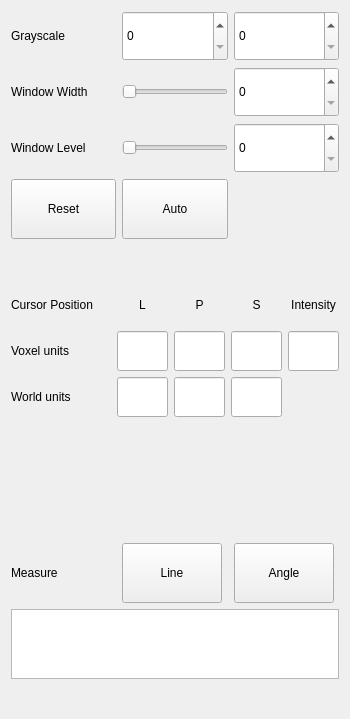
          <widget class="QWidget" name="fileViewPage">
           <property name="geometry">
            <rect>
             <x>0</x>
             <y>0</y>
             <width>350</width>
             <height>719</height>
            </rect>
           </property>
           <property name="sizePolicy">
            <sizepolicy hsizetype="Expanding" vsizetype="Expanding">
             <horstretch>2</horstretch>
             <verstretch>2</verstretch>
            </sizepolicy>
           </property>
           <attribute name="label">
            <string>View</string>
           </attribute>
           <layout class="QGridLayout" name="gridLayout_16">
            <item row="2" column="0">
             <spacer name="verticalSpacer_15">
              <property name="orientation">
               <enum>Qt::Vertical</enum>
              </property>
              <property name="sizeType">
               <enum>QSizePolicy::Fixed</enum>
              </property>
              <property name="sizeHint" stdset="0">
               <size>
                <width>20</width>
                <height>80</height>
               </size>
              </property>
             </spacer>
            </item>
            <item row="5" column="0">
             <spacer name="verticalSpacer_16">
              <property name="orientation">
               <enum>Qt::Vertical</enum>
              </property>
              <property name="sizeType">
               <enum>QSizePolicy::Expanding</enum>
              </property>
              <property name="sizeHint" stdset="0">
               <size>
                <width>20</width>
                <height>80</height>
               </size>
              </property>
             </spacer>
            </item>
            <item row="3" column="0">
             <layout class="QHBoxLayout" name="horizontalLayout_4">
              <item>
               <widget class="QLabel" name="label">
                <property name="sizePolicy">
                 <sizepolicy hsizetype="Preferred" vsizetype="Preferred">
                  <horstretch>1</horstretch>
                  <verstretch>1</verstretch>
                 </sizepolicy>
                </property>
                <property name="minimumSize">
                 <size>
                  <width>100</width>
                  <height>60</height>
                 </size>
                </property>
                <property name="text">
                 <string>Measure</string>
                </property>
                <property name="alignment">
                 <set>Qt::AlignLeading|Qt::AlignLeft|Qt::AlignVCenter</set>
                </property>
               </widget>
              </item>
              <item>
               <spacer name="horizontalSpacer_16">
                <property name="orientation">
                 <enum>Qt::Horizontal</enum>
                </property>
                <property name="sizeHint" stdset="0">
                 <size>
                  <width>40</width>
                  <height>20</height>
                 </size>
                </property>
               </spacer>
              </item>
              <item>
               <widget class="QPushButton" name="MeasureLineBtn">
                <property name="sizePolicy">
                 <sizepolicy hsizetype="Preferred" vsizetype="Preferred">
                  <horstretch>1</horstretch>
                  <verstretch>1</verstretch>
                 </sizepolicy>
                </property>
                <property name="minimumSize">
                 <size>
                  <width>100</width>
                  <height>60</height>
                 </size>
                </property>
                <property name="text">
                 <string>Line</string>
                </property>
               </widget>
              </item>
              <item>
               <spacer name="horizontalSpacer_15">
                <property name="orientation">
                 <enum>Qt::Horizontal</enum>
                </property>
                <property name="sizeHint" stdset="0">
                 <size>
                  <width>40</width>
                  <height>20</height>
                 </size>
                </property>
               </spacer>
              </item>
              <item>
               <widget class="QPushButton" name="MeasureAngleBtn">
                <property name="sizePolicy">
                 <sizepolicy hsizetype="Preferred" vsizetype="Preferred">
                  <horstretch>1</horstretch>
                  <verstretch>1</verstretch>
                 </sizepolicy>
                </property>
                <property name="minimumSize">
                 <size>
                  <width>100</width>
                  <height>60</height>
                 </size>
                </property>
                <property name="text">
                 <string>Angle</string>
                </property>
               </widget>
              </item>
              <item>
               <spacer name="horizontalSpacer_14">
                <property name="orientation">
                 <enum>Qt::Horizontal</enum>
                </property>
                <property name="sizeHint" stdset="0">
                 <size>
                  <width>40</width>
                  <height>20</height>
                 </size>
                </property>
               </spacer>
              </item>
             </layout>
            </item>
            <item row="1" column="0">
             <layout class="QGridLayout" name="gridLayout_3">
              <item row="2" column="0">
               <widget class="QLabel" name="CurSorPosLabel">
                <property name="sizePolicy">
                 <sizepolicy hsizetype="Preferred" vsizetype="Preferred">
                  <horstretch>0</horstretch>
                  <verstretch>1</verstretch>
                 </sizepolicy>
                </property>
                <property name="minimumSize">
                 <size>
                  <width>100</width>
                  <height>40</height>
                 </size>
                </property>
                <property name="text">
                 <string>Voxel units</string>
                </property>
               </widget>
              </item>
              <item row="1" column="0">
               <widget class="QLabel" name="CurSorPosLabel_2">
                <property name="sizePolicy">
                 <sizepolicy hsizetype="Preferred" vsizetype="Preferred">
                  <horstretch>0</horstretch>
                  <verstretch>1</verstretch>
                 </sizepolicy>
                </property>
                <property name="minimumSize">
                 <size>
                  <width>100</width>
                  <height>40</height>
                 </size>
                </property>
                <property name="text">
                 <string>Cursor Position</string>
                </property>
               </widget>
              </item>
              <item row="3" column="1">
               <widget class="QLineEdit" name="WorldPosL">
                <property name="sizePolicy">
                 <sizepolicy hsizetype="Preferred" vsizetype="Preferred">
                  <horstretch>0</horstretch>
                  <verstretch>1</verstretch>
                 </sizepolicy>
                </property>
                <property name="minimumSize">
                 <size>
                  <width>0</width>
                  <height>40</height>
                 </size>
                </property>
               </widget>
              </item>
              <item row="2" column="2">
               <widget class="QLineEdit" name="VoxelPosP">
                <property name="sizePolicy">
                 <sizepolicy hsizetype="Preferred" vsizetype="Preferred">
                  <horstretch>0</horstretch>
                  <verstretch>1</verstretch>
                 </sizepolicy>
                </property>
                <property name="minimumSize">
                 <size>
                  <width>0</width>
                  <height>40</height>
                 </size>
                </property>
               </widget>
              </item>
              <item row="1" column="4">
               <widget class="QLabel" name="CursorIntensityLabel">
                <property name="sizePolicy">
                 <sizepolicy hsizetype="Preferred" vsizetype="Preferred">
                  <horstretch>0</horstretch>
                  <verstretch>1</verstretch>
                 </sizepolicy>
                </property>
                <property name="minimumSize">
                 <size>
                  <width>0</width>
                  <height>40</height>
                 </size>
                </property>
                <property name="text">
                 <string>Intensity</string>
                </property>
                <property name="alignment">
                 <set>Qt::AlignCenter</set>
                </property>
               </widget>
              </item>
              <item row="4" column="3">
               <spacer name="verticalSpacer_17">
                <property name="orientation">
                 <enum>Qt::Vertical</enum>
                </property>
                <property name="sizeType">
                 <enum>QSizePolicy::Fixed</enum>
                </property>
                <property name="sizeHint" stdset="0">
                 <size>
                  <width>20</width>
                  <height>40</height>
                 </size>
                </property>
               </spacer>
              </item>
              <item row="2" column="3">
               <widget class="QLineEdit" name="VoxelPosS">
                <property name="sizePolicy">
                 <sizepolicy hsizetype="Preferred" vsizetype="Preferred">
                  <horstretch>0</horstretch>
                  <verstretch>1</verstretch>
                 </sizepolicy>
                </property>
                <property name="minimumSize">
                 <size>
                  <width>0</width>
                  <height>40</height>
                 </size>
                </property>
               </widget>
              </item>
              <item row="3" column="0">
               <widget class="QLabel" name="CurSorPosLabel_3">
                <property name="sizePolicy">
                 <sizepolicy hsizetype="Preferred" vsizetype="Preferred">
                  <horstretch>0</horstretch>
                  <verstretch>1</verstretch>
                 </sizepolicy>
                </property>
                <property name="minimumSize">
                 <size>
                  <width>100</width>
                  <height>40</height>
                 </size>
                </property>
                <property name="text">
                 <string>World units</string>
                </property>
               </widget>
              </item>
              <item row="4" column="0">
               <spacer name="verticalSpacer_20">
                <property name="orientation">
                 <enum>Qt::Vertical</enum>
                </property>
                <property name="sizeHint" stdset="0">
                 <size>
                  <width>20</width>
                  <height>40</height>
                 </size>
                </property>
               </spacer>
              </item>
              <item row="3" column="2">
               <widget class="QLineEdit" name="WorldPosP">
                <property name="sizePolicy">
                 <sizepolicy hsizetype="Preferred" vsizetype="Preferred">
                  <horstretch>0</horstretch>
                  <verstretch>1</verstretch>
                 </sizepolicy>
                </property>
                <property name="minimumSize">
                 <size>
                  <width>0</width>
                  <height>40</height>
                 </size>
                </property>
               </widget>
              </item>
              <item row="3" column="3">
               <widget class="QLineEdit" name="WorldPosS">
                <property name="sizePolicy">
                 <sizepolicy hsizetype="Preferred" vsizetype="Preferred">
                  <horstretch>0</horstretch>
                  <verstretch>1</verstretch>
                 </sizepolicy>
                </property>
                <property name="minimumSize">
                 <size>
                  <width>0</width>
                  <height>40</height>
                 </size>
                </property>
               </widget>
              </item>
              <item row="4" column="4">
               <spacer name="verticalSpacer_21">
                <property name="orientation">
                 <enum>Qt::Vertical</enum>
                </property>
                <property name="sizeHint" stdset="0">
                 <size>
                  <width>20</width>
                  <height>40</height>
                 </size>
                </property>
               </spacer>
              </item>
              <item row="4" column="1">
               <spacer name="verticalSpacer_19">
                <property name="orientation">
                 <enum>Qt::Vertical</enum>
                </property>
                <property name="sizeHint" stdset="0">
                 <size>
                  <width>20</width>
                  <height>40</height>
                 </size>
                </property>
               </spacer>
              </item>
              <item row="1" column="1">
               <widget class="QLabel" name="L">
                <property name="sizePolicy">
                 <sizepolicy hsizetype="Preferred" vsizetype="Preferred">
                  <horstretch>0</horstretch>
                  <verstretch>1</verstretch>
                 </sizepolicy>
                </property>
                <property name="minimumSize">
                 <size>
                  <width>0</width>
                  <height>40</height>
                 </size>
                </property>
                <property name="text">
                 <string>L</string>
                </property>
                <property name="alignment">
                 <set>Qt::AlignCenter</set>
                </property>
               </widget>
              </item>
              <item row="2" column="1">
               <widget class="QLineEdit" name="VoxelPosL">
                <property name="sizePolicy">
                 <sizepolicy hsizetype="Preferred" vsizetype="Preferred">
                  <horstretch>0</horstretch>
                  <verstretch>1</verstretch>
                 </sizepolicy>
                </property>
                <property name="minimumSize">
                 <size>
                  <width>0</width>
                  <height>40</height>
                 </size>
                </property>
               </widget>
              </item>
              <item row="1" column="2">
               <widget class="QLabel" name="P">
                <property name="sizePolicy">
                 <sizepolicy hsizetype="Preferred" vsizetype="Preferred">
                  <horstretch>0</horstretch>
                  <verstretch>1</verstretch>
                 </sizepolicy>
                </property>
                <property name="minimumSize">
                 <size>
                  <width>0</width>
                  <height>40</height>
                 </size>
                </property>
                <property name="text">
                 <string>P</string>
                </property>
                <property name="alignment">
                 <set>Qt::AlignCenter</set>
                </property>
               </widget>
              </item>
              <item row="4" column="2">
               <spacer name="verticalSpacer_18">
                <property name="orientation">
                 <enum>Qt::Vertical</enum>
                </property>
                <property name="sizeHint" stdset="0">
                 <size>
                  <width>20</width>
                  <height>40</height>
                 </size>
                </property>
               </spacer>
              </item>
              <item row="1" column="3">
               <widget class="QLabel" name="S">
                <property name="sizePolicy">
                 <sizepolicy hsizetype="Preferred" vsizetype="Preferred">
                  <horstretch>0</horstretch>
                  <verstretch>1</verstretch>
                 </sizepolicy>
                </property>
                <property name="minimumSize">
                 <size>
                  <width>0</width>
                  <height>40</height>
                 </size>
                </property>
                <property name="text">
                 <string>S</string>
                </property>
                <property name="alignment">
                 <set>Qt::AlignCenter</set>
                </property>
               </widget>
              </item>
              <item row="2" column="4">
               <widget class="QLineEdit" name="CursorPosGray">
                <property name="sizePolicy">
                 <sizepolicy hsizetype="Preferred" vsizetype="Preferred">
                  <horstretch>0</horstretch>
                  <verstretch>1</verstretch>
                 </sizepolicy>
                </property>
                <property name="minimumSize">
                 <size>
                  <width>0</width>
                  <height>40</height>
                 </size>
                </property>
               </widget>
              </item>
              <item row="0" column="0">
               <spacer name="verticalSpacer_22">
                <property name="orientation">
                 <enum>Qt::Vertical</enum>
                </property>
                <property name="sizeType">
                 <enum>QSizePolicy::Fixed</enum>
                </property>
                <property name="sizeHint" stdset="0">
                 <size>
                  <width>20</width>
                  <height>40</height>
                 </size>
                </property>
               </spacer>
              </item>
              <item row="0" column="1">
               <spacer name="verticalSpacer_23">
                <property name="orientation">
                 <enum>Qt::Vertical</enum>
                </property>
                <property name="sizeHint" stdset="0">
                 <size>
                  <width>20</width>
                  <height>40</height>
                 </size>
                </property>
               </spacer>
              </item>
              <item row="0" column="2">
               <spacer name="verticalSpacer_24">
                <property name="orientation">
                 <enum>Qt::Vertical</enum>
                </property>
                <property name="sizeHint" stdset="0">
                 <size>
                  <width>20</width>
                  <height>40</height>
                 </size>
                </property>
               </spacer>
              </item>
              <item row="0" column="3">
               <spacer name="verticalSpacer_25">
                <property name="orientation">
                 <enum>Qt::Vertical</enum>
                </property>
                <property name="sizeHint" stdset="0">
                 <size>
                  <width>20</width>
                  <height>40</height>
                 </size>
                </property>
               </spacer>
              </item>
              <item row="0" column="4">
               <spacer name="verticalSpacer_26">
                <property name="orientation">
                 <enum>Qt::Vertical</enum>
                </property>
                <property name="sizeHint" stdset="0">
                 <size>
                  <width>20</width>
                  <height>40</height>
                 </size>
                </property>
               </spacer>
              </item>
             </layout>
            </item>
            <item row="4" column="0">
             <widget class="QListWidget" name="MeasureListWidget"/>
            </item>
            <item row="6" column="0">
             <spacer name="verticalSpacer_62">
              <property name="orientation">
               <enum>Qt::Vertical</enum>
              </property>
              <property name="sizeHint" stdset="0">
               <size>
                <width>20</width>
                <height>300</height>
               </size>
              </property>
             </spacer>
            </item>
            <item row="0" column="0">
             <layout class="QGridLayout" name="SlicerControl_2">
              <item row="0" column="0">
               <widget class="QLabel" name="GrayscaleRangeLabel">
                <property name="sizePolicy">
                 <sizepolicy hsizetype="Preferred" vsizetype="Fixed">
                  <horstretch>0</horstretch>
                  <verstretch>0</verstretch>
                 </sizepolicy>
                </property>
                <property name="minimumSize">
                 <size>
                  <width>100</width>
                  <height>50</height>
                 </size>
                </property>
                <property name="text">
                 <string>Grayscale</string>
                </property>
               </widget>
              </item>
              <item row="1" column="1">
               <widget class="QSlider" name="WWSlider">
                <property name="sizePolicy">
                 <sizepolicy hsizetype="Preferred" vsizetype="Fixed">
                  <horstretch>0</horstretch>
                  <verstretch>1</verstretch>
                 </sizepolicy>
                </property>
                <property name="minimumSize">
                 <size>
                  <width>40</width>
                  <height>50</height>
                 </size>
                </property>
                <property name="orientation">
                 <enum>Qt::Horizontal</enum>
                </property>
               </widget>
              </item>
              <item row="1" column="2">
               <widget class="QSpinBox" name="WWSpinBox">
                <property name="sizePolicy">
                 <sizepolicy hsizetype="Preferred" vsizetype="Fixed">
                  <horstretch>0</horstretch>
                  <verstretch>1</verstretch>
                 </sizepolicy>
                </property>
                <property name="minimumSize">
                 <size>
                  <width>60</width>
                  <height>50</height>
                 </size>
                </property>
                <property name="maximumSize">
                 <size>
                  <width>16777215</width>
                  <height>16777215</height>
                 </size>
                </property>
               </widget>
              </item>
              <item row="1" column="0">
               <widget class="QLabel" name="WWLabel">
                <property name="sizePolicy">
                 <sizepolicy hsizetype="Preferred" vsizetype="Fixed">
                  <horstretch>0</horstretch>
                  <verstretch>1</verstretch>
                 </sizepolicy>
                </property>
                <property name="minimumSize">
                 <size>
                  <width>100</width>
                  <height>50</height>
                 </size>
                </property>
                <property name="maximumSize">
                 <size>
                  <width>16777215</width>
                  <height>16777215</height>
                 </size>
                </property>
                <property name="text">
                 <string>Window Width</string>
                </property>
                <property name="alignment">
                 <set>Qt::AlignLeading|Qt::AlignLeft|Qt::AlignVCenter</set>
                </property>
               </widget>
              </item>
              <item row="4" column="0">
               <spacer name="verticalSpacer_12">
                <property name="orientation">
                 <enum>Qt::Vertical</enum>
                </property>
                <property name="sizeType">
                 <enum>QSizePolicy::Expanding</enum>
                </property>
                <property name="sizeHint" stdset="0">
                 <size>
                  <width>20</width>
                  <height>40</height>
                 </size>
                </property>
               </spacer>
              </item>
              <item row="0" column="2">
               <widget class="QSpinBox" name="GrayMaxSpinBox">
                <property name="sizePolicy">
                 <sizepolicy hsizetype="Preferred" vsizetype="Fixed">
                  <horstretch>0</horstretch>
                  <verstretch>1</verstretch>
                 </sizepolicy>
                </property>
                <property name="minimumSize">
                 <size>
                  <width>60</width>
                  <height>50</height>
                 </size>
                </property>
                <property name="maximumSize">
                 <size>
                  <width>16777215</width>
                  <height>16777215</height>
                 </size>
                </property>
               </widget>
              </item>
              <item row="2" column="1">
               <widget class="QSlider" name="WLSlider">
                <property name="sizePolicy">
                 <sizepolicy hsizetype="Preferred" vsizetype="Fixed">
                  <horstretch>0</horstretch>
                  <verstretch>1</verstretch>
                 </sizepolicy>
                </property>
                <property name="minimumSize">
                 <size>
                  <width>40</width>
                  <height>50</height>
                 </size>
                </property>
                <property name="orientation">
                 <enum>Qt::Horizontal</enum>
                </property>
               </widget>
              </item>
              <item row="0" column="1">
               <widget class="QSpinBox" name="GrayMinSpinBox">
                <property name="sizePolicy">
                 <sizepolicy hsizetype="Preferred" vsizetype="Fixed">
                  <horstretch>0</horstretch>
                  <verstretch>1</verstretch>
                 </sizepolicy>
                </property>
                <property name="minimumSize">
                 <size>
                  <width>60</width>
                  <height>50</height>
                 </size>
                </property>
                <property name="maximumSize">
                 <size>
                  <width>16777215</width>
                  <height>16777215</height>
                 </size>
                </property>
               </widget>
              </item>
              <item row="4" column="1">
               <spacer name="verticalSpacer_13">
                <property name="orientation">
                 <enum>Qt::Vertical</enum>
                </property>
                <property name="sizeType">
                 <enum>QSizePolicy::Expanding</enum>
                </property>
                <property name="sizeHint" stdset="0">
                 <size>
                  <width>20</width>
                  <height>40</height>
                 </size>
                </property>
               </spacer>
              </item>
              <item row="2" column="2">
               <widget class="QSpinBox" name="WLSpinBox">
                <property name="sizePolicy">
                 <sizepolicy hsizetype="Preferred" vsizetype="Fixed">
                  <horstretch>0</horstretch>
                  <verstretch>1</verstretch>
                 </sizepolicy>
                </property>
                <property name="minimumSize">
                 <size>
                  <width>60</width>
                  <height>50</height>
                 </size>
                </property>
                <property name="maximumSize">
                 <size>
                  <width>16777215</width>
                  <height>16777215</height>
                 </size>
                </property>
               </widget>
              </item>
              <item row="2" column="0">
               <widget class="QLabel" name="WLLabel">
                <property name="sizePolicy">
                 <sizepolicy hsizetype="Preferred" vsizetype="Fixed">
                  <horstretch>0</horstretch>
                  <verstretch>1</verstretch>
                 </sizepolicy>
                </property>
                <property name="minimumSize">
                 <size>
                  <width>100</width>
                  <height>50</height>
                 </size>
                </property>
                <property name="maximumSize">
                 <size>
                  <width>16777215</width>
                  <height>16777215</height>
                 </size>
                </property>
                <property name="text">
                 <string>Window Level</string>
                </property>
                <property name="alignment">
                 <set>Qt::AlignLeading|Qt::AlignLeft|Qt::AlignVCenter</set>
                </property>
               </widget>
              </item>
              <item row="4" column="2">
               <spacer name="verticalSpacer_14">
                <property name="orientation">
                 <enum>Qt::Vertical</enum>
                </property>
                <property name="sizeType">
                 <enum>QSizePolicy::Expanding</enum>
                </property>
                <property name="sizeHint" stdset="0">
                 <size>
                  <width>20</width>
                  <height>40</height>
                 </size>
                </property>
               </spacer>
              </item>
              <item row="3" column="0">
               <widget class="QPushButton" name="GrayResetBtn">
                <property name="sizePolicy">
                 <sizepolicy hsizetype="Preferred" vsizetype="Fixed">
                  <horstretch>0</horstretch>
                  <verstretch>1</verstretch>
                 </sizepolicy>
                </property>
                <property name="minimumSize">
                 <size>
                  <width>100</width>
                  <height>60</height>
                 </size>
                </property>
                <property name="text">
                 <string>Reset</string>
                </property>
               </widget>
              </item>
              <item row="3" column="1">
               <widget class="QPushButton" name="GrayAutoBtn">
                <property name="sizePolicy">
                 <sizepolicy hsizetype="Preferred" vsizetype="Fixed">
                  <horstretch>0</horstretch>
                  <verstretch>1</verstretch>
                 </sizepolicy>
                </property>
                <property name="minimumSize">
                 <size>
                  <width>100</width>
                  <height>60</height>
                 </size>
                </property>
                <property name="text">
                 <string>Auto</string>
                </property>
               </widget>
              </item>
             </layout>
            </item>
           </layout>
          </widget>
